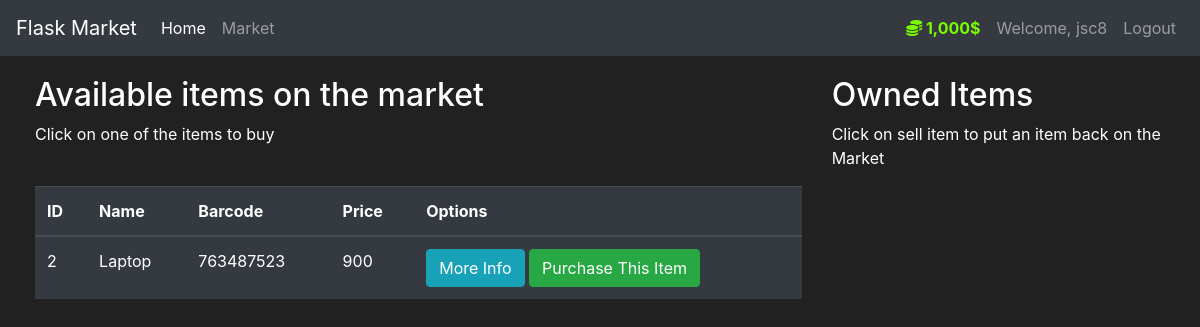
Page /market (signed in) on the committed database.
### market/models.py (models this page shows, shortened)
class User(db.Model, UserMixin):
    id = db.Column(db.Integer(), primary_key=True)
    username = db.Column(db.String(length=30), nullable=False, unique=True)
    email = db.Column(db.String(length=50), nullable=False, unique=True)
    password_hash = db.Column(db.String(length=60), nullable=False)
    budget = db.Column(db.Integer(), nullable=False, default=1000)
    items = db.relationship("Item", backref="owned_user", lazy=True)
    @property
    def prettier_budget(self):
        if len(str(self.budget)) >= 4:
            return f"{str(self.budget)[:-3]},{str(self.budget)[-3:]}$"
        else:
            return f"{self.budget}$"
        return
    @property
    def password(self):
        return self.password

class Item(db.Model):
    id = db.Column(db.Integer(), primary_key=True)
    name = db.Column(db.String(length=30), nullable=False, unique=True)
    price = db.Column(db.Integer(), nullable=False)
    barcode = db.Column(db.String(length=12), nullable=False, unique=True)
    description = db.Column(db.String(length=1024), nullable=False, unique=True)
    owner = db.Column(db.Integer(), db.ForeignKey("user.id"))

### market/routes.py (the view, shortened to what this page needs)
@app.route("/market", methods=["GET", "POST"])
@login_required
def market_page():
    purchase_form = PurchaseItemForm()
    selling_form = SellItemForm()
    if request.method == "GET":
        items = Item.query.filter_by(owner=None)
        owned_items = Item.query.filter_by(owner=current_user.id)
        return render_template("market.html", items=items, purchase_form=purchase_form, owned_items=owned_items, selling_form=selling_form)

### market/models.py (called while the page is built)
@login_manager.user_loader
def load_user(user_id):
    return User.query.get(int(user_id))

### market/templates/market.html (shortened to what this page needs)
{% extends "base.html" %}
{% block content %}
<div class="row" style="margin-top:20px; margin-left: 20px;">
   <div class="col-8">
      <h2>Available items on the market</h2>
      <p>Click on one of the items to buy </p>
      <br>
      <table class="table table-hover table-dark">
         <thead>
            <tr>
               <th scope="col">ID</th>
               <th scope="col">Name</th>
               <th scope="col">Barcode</th>
               <th scope="col">Price</th>
               <th scope="col">Options</th>
            </tr>
         </thead>
         <tbody>
            {% for item in items %}
            <tr>
               <td>{{ item.id }}</td>
               <td>{{ item.name }}</td>
               <td>{{ item.barcode }}</td>
               <td>{{ item.price }}</td>
               <td>
                  <button class="btn btn-outline btn-info" data-toggle="modal" data-target="#Modal_MoreInfo-{{ item.id }}">More Info</button>
                  <button class="btn btn-outline btn-success" data-toggle="modal" data-target="#Modal_PurchaseConfirm-{{ item.id }}">Purchase This Item</button>
               </td>
            </tr>
            {% endfor %}
         </tbody>
      </table>
   </div>
   <div class="col-4">
      <h2>Owned Items</h2>
      <p>Click on sell item to put an item back on the Market</p>
   </div>
</div>
{% endblock %}

### market/templates/base.html (shortened to what this page needs)
<!doctype html>
<html lang="en">
   <head>
      <link rel="stylesheet" href="https://cdn.jsdelivr.net/npm/bootstrap@4.5.3/dist/css/bootstrap.min.css">
      <link rel="stylesheet" href="https://cdnjs.cloudflare.com/ajax/libs/font-awesome/5.15.4/css/all.min.css">
   </head>
   <body>
      <nav class="navbar navbar-expand-md navbar-dark bg-dark">
        <a class="navbar-brand" href="#">Flask Market</a>
        <div class="collapse navbar-collapse" id="navbarNav">
          <ul class="navbar-nav mr-auto">
            <li class="nav-item active">
              <a class="nav-link" href="{{ url_for('home_page')}}">Home <span class="sr-only">(current)</span></a>
            </li>
            <li class="nav-item">
              <a class="nav-link" href="{{ url_for('market_page')}}">Market</a>
            </li>
          </ul>
            {% if current_user.is_authenticated %}
                <ul class="navbar-nav">
                     <li class="nav-item">
                        <a class="nav-link" style="color: lawngreen; font-weight: bold">
                            <i class="fas fa-coins"></i>
                            {{ current_user.prettier_budget }}
                        </a>
                    </li>
                    <li class="nav-item">
                        <a class="nav-link">Welcome, {{ current_user.username}}</a>
                    </li>
                    <li class="nav-item">
                        <a class="nav-link" href="{{ url_for('logout_page')}}">Logout</a>
                    </li>
                </ul>
            {% endif %}
        </div>
      </nav>
      {% block content %}
      {% endblock %}
   </body>
</html>

### market/templates/base.html (style rules this page uses)
body { background-color: #212121; color: white }

### rows in the picture
User: prettier_budget "1,000$", username "jsc8"
Item: id "2", name "Laptop", barcode "763487523", price "900"
